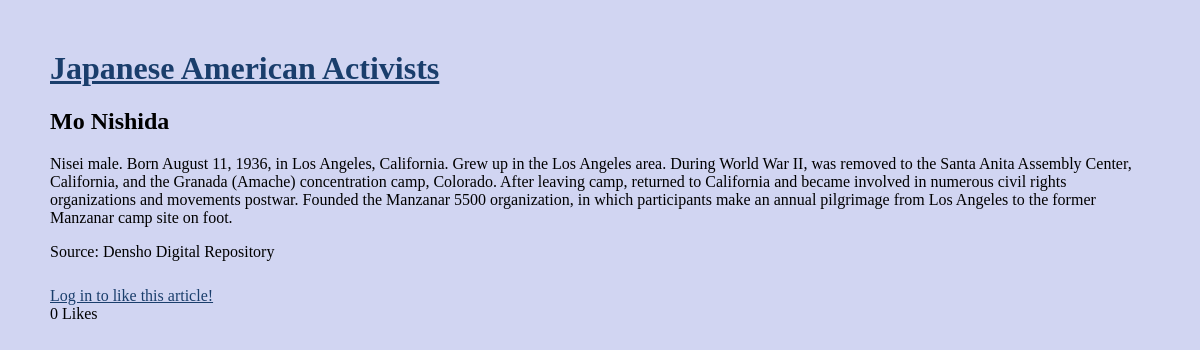
Page /article/3 on the committed database.
### articles/models.py (models this page shows, shortened)
class Article(models.Model):
	author = models.ForeignKey('auth.User', on_delete = models.CASCADE,)
	title = models.CharField(max_length = 100)
	body = models.TextField()
	source = models.TextField(default='None')
	likes = models.ManyToManyField(User, related_name='article_like')
	def number_of_likes(self):
		return self.likes.count()

### articles/views.py (the view)
# urls.py: path('article/<int:pk>', views.ArticleDetailView.as_view(), name='detail'),
class ArticleDetailView(DetailView):
	model = Article
	template_name = 'detail.html'
	def get_context_data(self, **kwargs):
		data = super().get_context_data(**kwargs)
		likes_connected = get_object_or_404(Article, id=self.kwargs['pk'])
		liked = False
		if likes_connected.likes.filter(id=self.request.user.id).exists():
			liked = True
		data['number_of_likes'] = likes_connected.number_of_likes()
		data['post_is_liked'] = liked
		return data

### templates/detail.html (shortened to what this page needs)
{% load static %}
 <!DOCTYPE html>
 <html lang="en">
 <head>
   <link rel="stylesheet" href="{% static 'css/style.css' %}">
 </head>
 <body>
     <header>
       <h1> <a href="/">Japanese American Activists</a> </h1>
     </header>
     <div class="container">
     {% block content %}
         <div class="details">
         <h2>{{ article.title }}</h2>
         <p>{{ article.body }}</p>
         <p>Source: {{ article.source }}</p>
         </div>
         <div>
        {% if user.is_authenticated %}
          <form action="{% url 'article_like' article.id %}" method="POST">
            {% csrf_token %}
            {% if post_is_liked %}
            <button type="submit" name="article_id" value="{{article.id}}" class="btn btn-info">Unlike</button>
            {% else %}
            <button type="submit" name="article_id" value="{{article.id}}" class="btn btn-info">Like</button>
            {% endif %}
        </form>
        {% else %}
          <a class="btn btn-outline-info" href="{% url 'login' %}?next={{request.path}}">Log in to like this article!</a><br>
        {% endif %}
          <class="text-secondary">{{ number_of_likes }} Like{{ number_of_likes|pluralize }}</class="text-secondary">
        </div>
     {% endblock content %}
     </div>
 </body>
 </html>

### static/css/style.css (style rules this page uses)
body { background-color: #d1d5f2; color: #000000; margin: 50px; }
a:link { color: #1a3e6c }
div { padding-bottom: 10px; }

### rows in the picture
Article: title "Mo Nishida", body "Nisei male. Born August 11, 1936, in Los Angeles, California. Grew up in the Los Angeles area. During World War II, was removed to the Santa Anita Assembly Center, California, and the Granada (Amache) concentration camp, Colorado. After leaving camp, returned to California and became involved in numerous civil rights organizations and movements postwar. Founded the Manzanar 5500 organization, in which participants make an annual pilgrimage from Los Angeles to the former Manzanar camp site on foot.", source "Densho Digital Repository"

### other values in the picture
{{ number_of_likes }} "0"
